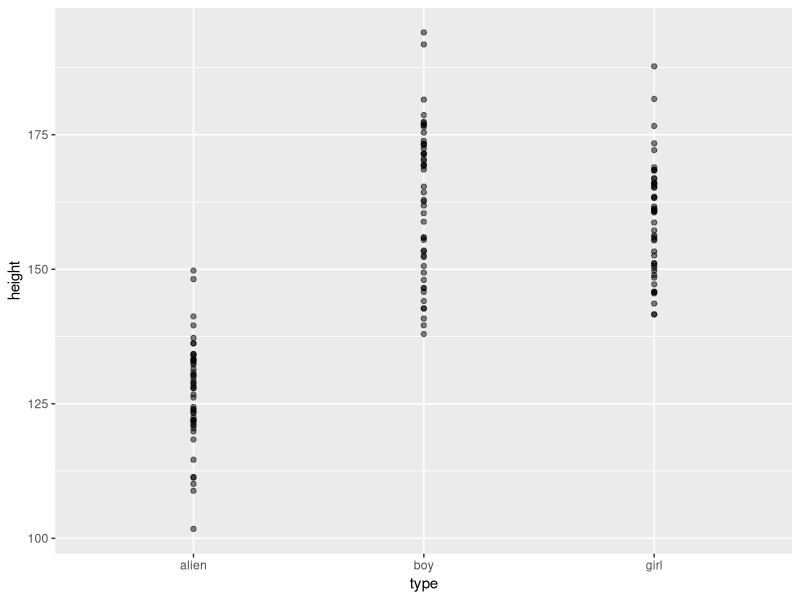
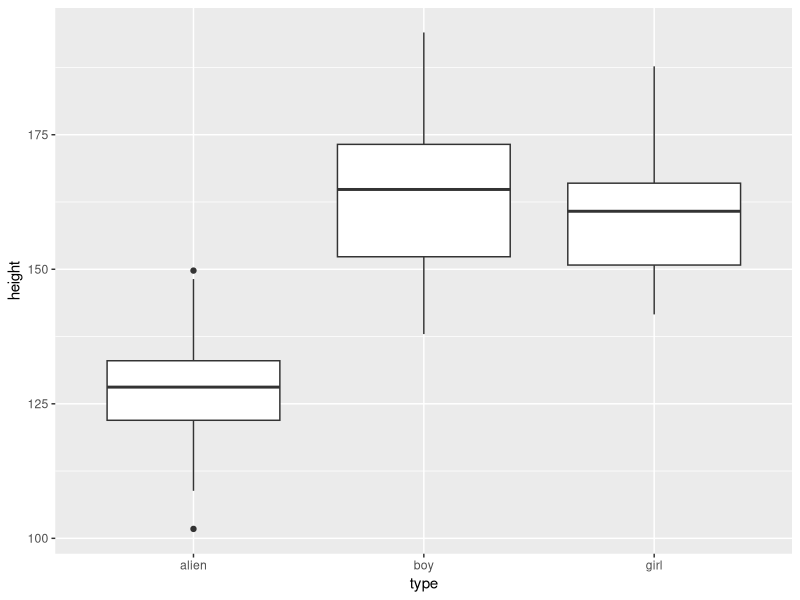

R code for these plots, in order:
## ---- chunk 1
knitr::opts_chunk$set(echo = TRUE)
## ---- chunk 2
library(dplyr)

n <- 50
boy_heights <- tibble(
  type = rep("boy", n),
  height = rnorm(n, mean = 163.8, sd = 12.1)
)
girl_heights <- tibble(
  type = rep("girl", n),
  height = rnorm(n, mean = 161.3, sd = 11.7)
)
alien_heights <- tibble(
  type = rep("alien", n),
  height = rnorm(n, mean = 127.0, sd = 9.4)
)
heights <- dplyr::bind_rows(boy_heights, girl_heights, alien_heights) %>% 
  mutate(
    type = factor(type),
    height_units = rep("cm", 3 * n),
    age = rep(14, 3 * n),
    age_units = rep("years", 3 * n)
  )
heights
## ---- chunk 3
library(ggplot2)

heights %>% ggplot(aes(x = type, y = height)) +
  geom_point(alpha = 0.5)
## ---- chunk 4
heights %>% ggplot(aes(x = type, y = height)) +
  geom_boxplot()
## ---- chunk 5
analysis <- aov(height ~ type, data = heights)
summary(analysis)
## ---- chunk 6
multi_comparisons <- TukeyHSD(analysis)
multi_comparisons
